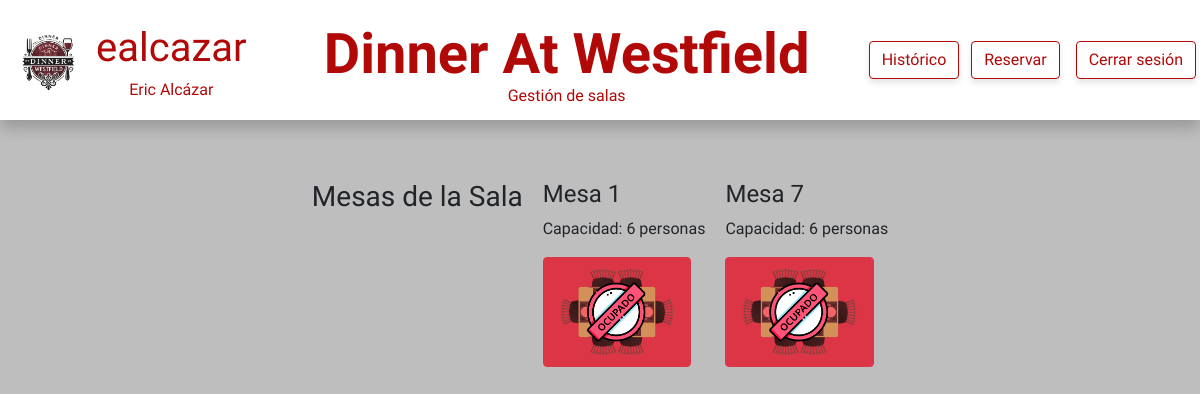
/view/salas.php?id_sala=1 (signed in), run on the app's committed database.
### tables this page shows
CREATE TABLE tbl_usuarios (
    id_usuario INT PRIMARY KEY AUTO_INCREMENT NOT NULL,
    nombre_usuario VARCHAR(50) NOT NULL,
    apellidos_usuario VARCHAR(50) NOT NULL,
    username VARCHAR(25) NOT NULL UNIQUE,
    password CHAR(60) NOT NULL,
    id_rol INT NOT NULL
);

CREATE TABLE tbl_mesa (
    id_mesa INT PRIMARY KEY AUTO_INCREMENT NOT NULL,
    id_sala INT NOT NULL,
    numero_sillas_mesa INT NOT NULL
);

### php/functions.php (called while the page is built, shortened)
<?php
function get_info_waiter_bbdd($conn, $id_usuario) {
    try {
        $query = "SELECT * FROM tbl_usuarios WHERE id_usuario = :id_usuario";
        $stmt = $conn->prepare($query);
        $stmt->bindParam(':id_usuario', $id_usuario, PDO::PARAM_INT);
        $stmt->execute();
        $row = $stmt->fetch(PDO::FETCH_ASSOC);
        if ($row) {
            return [
                'username' => $row['username'],
                'name' => $row['nombre_usuario'],
                'surname' => $row['apellidos_usuario']
            ];
        } else {
            return null;
        }
    } catch (PDOException $e) {
        throw new Exception("Error al recuperar la información del usuario: " . $e->getMessage());
    }
}
?>

### view/salas.php (the view, shortened to what this page needs)
<?php
require '../php/conexion.php';
require_once '../php/functions.php';
require '../php/estadoMesaRecuperar.php';
$ocupaciones = isset($_SESSION['ARRAYocupaciones']) ? $_SESSION['ARRAYocupaciones'] : [];
$id_sala = isset($_GET['id_sala']) ? $_GET['id_sala'] : null;
$id_camarero = $_SESSION['user_id'];
$info_waiter = get_info_waiter_bbdd($conn, $id_camarero);
$query_mesas = "SELECT * FROM tbl_mesa WHERE id_sala = :id_sala";
$stmt_mesas = $conn->prepare($query_mesas);
$stmt_mesas->bindParam(':id_sala', $id_sala, PDO::PARAM_INT);
$stmt_mesas->execute();
$mesas = $stmt_mesas->fetchAll(PDO::FETCH_ASSOC);
?>
<!DOCTYPE html>
<html lang="en">
<head>
    <link href="https://cdn.jsdelivr.net/npm/bootstrap@5.0.2/dist/css/bootstrap.min.css" rel="stylesheet">
    <link rel="stylesheet" href="../css/mesas.css">
</head>
<body>
<header id="container_header">
        <div id="container-username">
            <div id="icon_profile_header">
                <img src="../img/logoSinFondo.png" alt="" id="icon_profile">
            </div>
            <div id="username_profile_header">
                <p id="p_username_profile"><?php echo htmlspecialchars($info_waiter['username']) ?></p>
                <span class="span_subtitle"><?php echo htmlspecialchars($info_waiter['name']) . " " . htmlspecialchars($info_waiter['surname']) ?></span>
            </div>
        </div>
        <div id="container_title_header">
            <h1 id="title_header"><strong>Dinner At Westfield</strong></h1>
            <span class="span_subtitle">Gestión de salas</span>
        </div>
        <nav id="nav_header">
            <a href="./historico.php" class="btn btn-danger me-2 btn_custom_logOut">Histórico</a>
            <a href="./reservas.php" class="btn btn-danger me-2 btn_custom_logOut">Reservar</a>
            <a href="../php/cerrarSesion.php" class="btn btn-danger btn_custom_logOut m-1">Cerrar sesión</a>
        </nav>
    </header>
        <div id="mapaRestaurante_contenedor">
            <div id="divMesas">
                <h3>Mesas de la Sala</h3>
                <?php
                    if (count($mesas) > 0) {
                        foreach ($mesas as $mesa) {
                            $mesa_id = $mesa['id_mesa'];
                            $estado_mesa = isset($ocupaciones[$mesa_id]) ? $ocupaciones[$mesa_id] : 'Disponible';
                            $numero_sillas = $mesa['numero_sillas_mesa'];
                            echo "<div class='mesa' data-id-mesa='$mesa_id' style='cursor: pointer;'>";
                            echo "<h4>" . htmlspecialchars('Mesa ' . $mesa_id) . "</h4>";
                            echo "<p>Capacidad: " . htmlspecialchars($mesa['numero_sillas_mesa']) . " personas</p>";
                            if ($estado_mesa === 'Disponible') {
                                if ($numero_sillas == 2) {
                                    $imagen = '../img/mesaD2.png';
                                } elseif ($numero_sillas == 4) {
                                    $imagen = '../img/mesaD4.png';
                                } elseif ($numero_sillas == 6) {
                                    $imagen = '../img/mesaD6.png';
                                } elseif ($numero_sillas == 8) {
                                    $imagen = '../img/mesaD8.png';
                                } else {
                                    $imagen = '../img/mesaD6.png';
                                }
                                echo "<a href='../php/reservaMesas.php?id=$mesa_id' class='btn btn-success'>
                                        <img src='$imagen' alt='Mesa Disponible' class='mesa' style='display: block;' id='$mesa_id'>
                                      </a>";
                            } elseif ($estado_mesa === 'Ocupado') {
                                if ($numero_sillas == 2) {
                                    $imagen = '../img/mesaD2ocupada.png';
                                } elseif ($numero_sillas == 4) {
                                    $imagen = '../img/mesaD4ocupada.png';
                                } elseif ($numero_sillas == 6) {
                                    $imagen = '../img/mesaD6ocupada.png';
                                } elseif ($numero_sillas == 8) {
                                    $imagen = '../img/mesaD8ocupada.png';
                                } else {
                                    $imagen = '../img/mesaD6ocupada.png';
                                }
                                echo "<a href='../php/liberarMesas.php?id=$mesa_id' class='btn btn-danger'>
                                        <img src='$imagen' alt='Mesa Ocupada' class='mesa' style='display: block;' id='$mesa_id'>
                                      </a>";
                            }
                            echo "</div>";
                        }
                    } else {
                        echo "<p>No hay mesas en esta sala.</p>";
                    }
                ?>
            </div>
        </div>
</body>
</html>

### css/mesas.css (style rules this page uses)
html, body { height: 100%; width: 100%; margin: 0; font-family: "Lexend", sans-serif; font-optical-sizing: auto; font-weight: 400; font-style: normal; background-color: rgb(190, 190, 190); }
#container_header { width: 100%; height: 15%; background-color: rgb(255, 255, 255); display: flex; justify-content: space-between; box-shadow: 0 8px 15px rgba(0, 0, 0, 0.2); margin-bottom: 5vh; }
#container-username { display: flex; }
#mapaRestaurante_contenedor { height: 100%; width: 100%; display: flex; justify-content: center; }
.mesa { height: 12vh; cursor: pointer; }
#icon_profile_header, #container_header { display: flex; align-items: center; text-align: center; }
#icon_profile { width: 6vw; margin-left: 1vw; }
#p_username_profile, .span_subtitle, .btn_custom_logOut, .btn_custom_filter, .btn_custom_filterOK { color: rgb(177, 8, 8);; }
#p_username_profile { font-size: 5vh; margin: 0; }
#username_profile_header { margin-left: 1vw; }
#container_title_header { margin-left: 1.5vw; display: flex; flex-direction: column; }
.btn_custom_logOut { border: solid 1px rgb(177, 8, 8); background-color: white; box-shadow: 0 4px 6px rgba(0, 0, 0, 0.1); }
#title_header { all: unset; font-size: 7vh; color: rgb(177, 8, 8); height: 9vh; }
#divMesas { display: flex; flex-wrap: wrap; justify-content: space-around; gap: 10px; padding: 20px; box-sizing: border-box; }

### data on the page
tbl_usuarios: username "ealcazar", nombre_usuario "Eric", apellidos_usuario "Alcázar"
tbl_mesa: id_mesa "Mesa 1", numero_sillas_mesa "6"
tbl_mesa: id_mesa "Mesa 7", numero_sillas_mesa "6"
